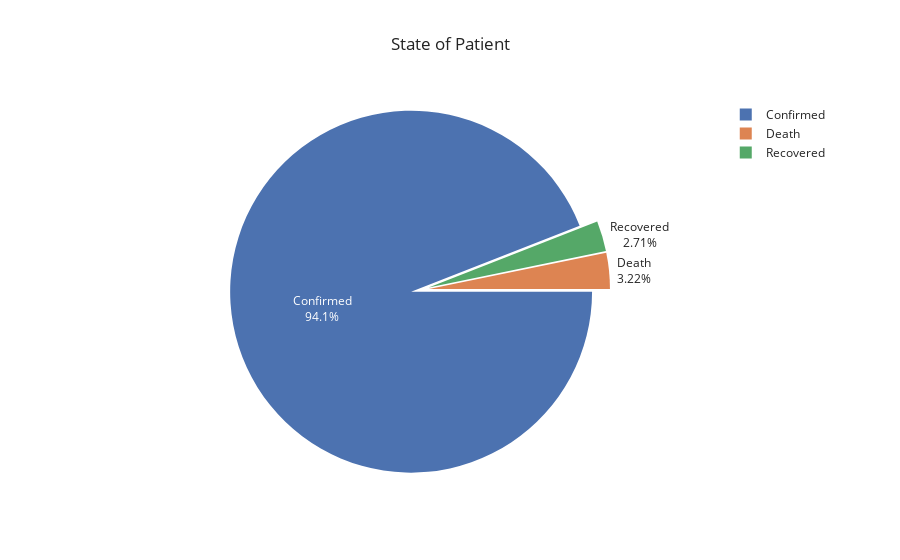

Notebook code for this chart:
### Code cell
# print(time['Confirmed'])
Total_confirmed = time['Confirmed'].max()
Total_recovered = time['Recovered'].max()
Total_death = time['Deaths'].max()
data = [['Confirmed', Total_confirmed], ['Recovered', Total_recovered], ['Death', Total_death]] 
df = pd.DataFrame(data, columns = ['state', 'count'])
# print(df)
fig = px.pie(df,
             values="count",
             names="state",
             title="State of Patient",
             template="seaborn")
fig.update_traces(rotation=90, pull=0.05, textinfo="percent+label")
fig.show()

### Figure 1 — Plotly figure (JSON) as saved in the notebook; plotly's stock layout.template omitted (floating-point values rounded to 4 significant figures)
{"data": [{"domain": {"x": [0, 1], "y": [0, 1]}, "hovertemplate": "state=%{label}<br>count=%{value}<extra></extra>", "labels": ["Confirmed", "Recovered", "Death"], "legendgroup": "", "name": "", "pull": 0.05, "rotation": 90, "showlegend": true, "textinfo": "percent+label", "type": "pie", "values": [2948, 85, 101]}], "layout": {"legend": {"tracegroupgap": 0}, "title": {"text": "State of Patient"}}}
